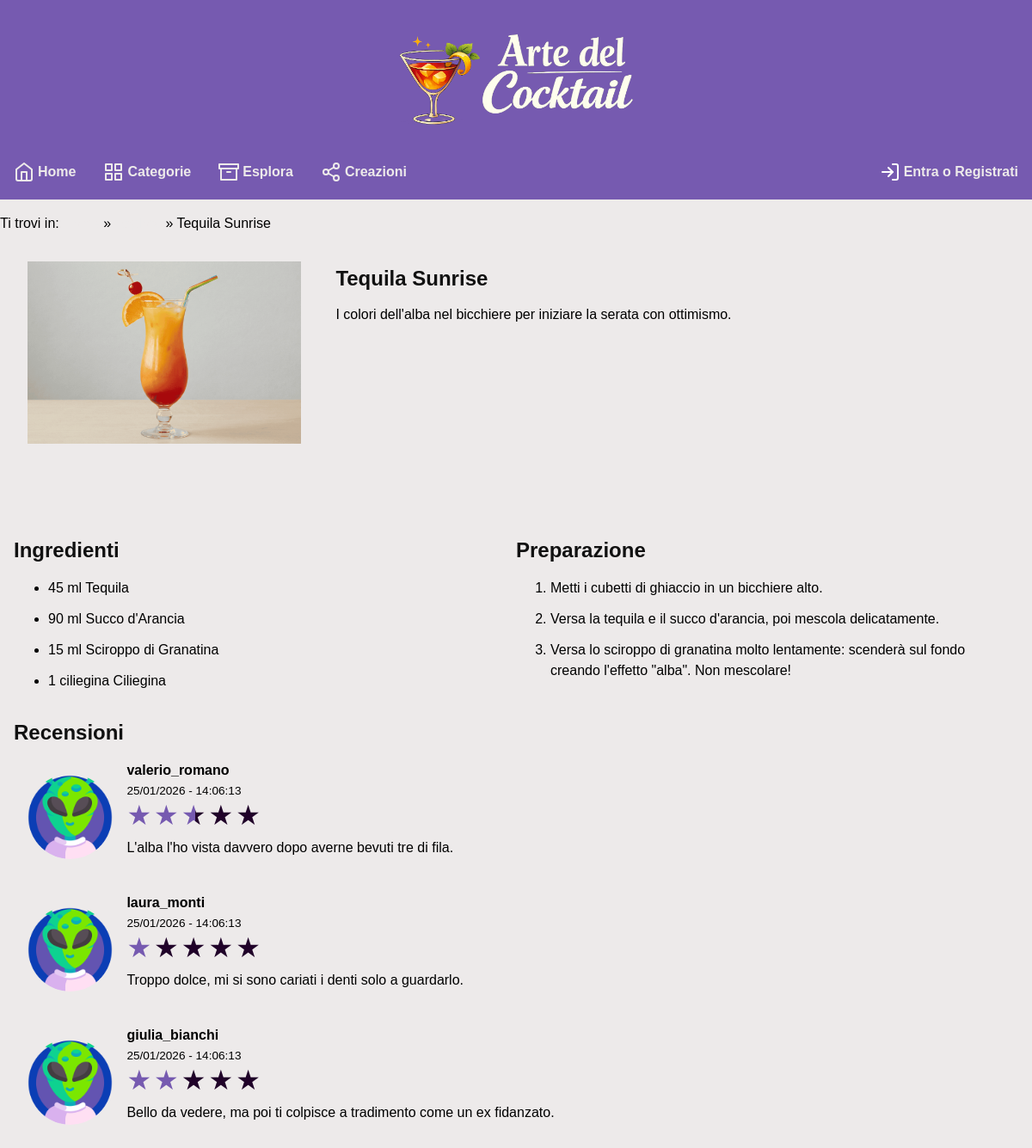
The page /drink.php?id=3 on the database its author committed.
### tables this page shows
CREATE TABLE drinks (
    id INT PRIMARY KEY AUTO_INCREMENT,
    name VARCHAR(100) NOT NULL UNIQUE,
    description TEXT NOT NULL,
    poster VARCHAR(400) NOT NULL,
    creator_id INT NOT NULL REFERENCES users(id) ON DELETE CASCADE,
    category_id INT REFERENCES categories(id) ON DELETE SET NULL,
    created_at TIMESTAMP DEFAULT CURRENT_TIMESTAMP, 
    updated_at TIMESTAMP DEFAULT CURRENT_TIMESTAMP ON UPDATE CURRENT_TIMESTAMP
);

CREATE TABLE ingredients (
    id INT PRIMARY KEY AUTO_INCREMENT,
    name VARCHAR(400) NOT NULL,
    drink_id INT NOT NULL REFERENCES drinks(id) ON DELETE CASCADE,
    quantity VARCHAR(50) NOT NULL,
    created_at TIMESTAMP DEFAULT CURRENT_TIMESTAMP, 
    updated_at TIMESTAMP DEFAULT CURRENT_TIMESTAMP ON UPDATE CURRENT_TIMESTAMP
);

CREATE TABLE steps (
    id INT PRIMARY KEY AUTO_INCREMENT,
    drink_id INT NOT NULL REFERENCES drinks(id) ON DELETE CASCADE,
    num INT NOT NULL,
    description TEXT NOT NULL,
    created_at TIMESTAMP DEFAULT CURRENT_TIMESTAMP, 
    updated_at TIMESTAMP DEFAULT CURRENT_TIMESTAMP ON UPDATE CURRENT_TIMESTAMP
);

### src/db/db.php (called while the page is built, shortened)
<?php
require_once dirname(__FILE__) . "/User.php";
require_once dirname(__FILE__) . "/Drink.php";
require_once dirname(__FILE__) . "/Ingredient.php";
require_once dirname(__FILE__) . "/Step.php";
require_once dirname(__FILE__) . "/Review.php";
$pdo = null;
try {
    $pdo = new PDO(
        "mysql:host=db;port=3306;dbname=progetto",
        "progetto",
        "progetto",
        [PDO::ATTR_ERRMODE => PDO::ERRMODE_EXCEPTION]
    );
} catch (PDOException $e) {
    die("PDO error: " . $e->getMessage());
}
$drinkDao = new PdoDrinkDao($pdo);
$stepDao = new PdoStepDao($pdo);
$ingredientDao = new PdoIngredientDao($pdo);
$reviewDao = new PdoReviewDao($pdo);

### src/db/Drink.php (called while the page is built, shortened)
<?php
require_once dirname(__FILE__) . "/BaseModel.php";
class Drink extends BaseModel
{
    public function __construct(string $name, string $description, string $poster, User $creator, ?float $avgRating, ?Category $category, ?int $id, ?DateTime $created_at, ?DateTime $updated_at)
    {
        $this->name = $name;
        $this->description = $description;
        $this->poster = $poster;
    }
}
class PdoDrinkDao implements DrinkDao
{
    private PDO $pdo;
    public function __construct(PDO $pdo)
    {
        $this->pdo = $pdo;
    }
    private function mapRowToDrink(array $row): Drink
    {
        return new Drink(
            $row["name"],
            $row["description"],
            $row["poster"],
            new User(
                $row["creator__username"],
                $row["creator__email"],
                $row["creator__password"],
                $row["creator__bio"],
                $row["creator__picture"],
                $row["creator__is_admin"] === "1",
                (int) $row["creator__id"],
                new DateTime($row["creator__created_at"]),
                new DateTime($row["creator__updated_at"])
            ),
            $row["avg_rating"] !== null ? (float) $row["avg_rating"] : null,
            $row["category_id"] !== null ? new Category(
                $row["category__name"],
                $row["category__poster"],
                (int) $row["category__id"],
                new DateTime($row["category__created_at"]),
                new DateTime($row["category__updated_at"]),
            ) : null,
            (int) $row["id"],
            new DateTime($row["created_at"]),
            new DateTime($row["updated_at"]),
        );
    }
    public function findById(int $id): ?Drink
    {
        $stmt = $this->pdo->prepare("SELECT D.id AS id, D.name AS name, D.description AS description, D.poster AS poster,
        D.creator_id AS creator_id, D.category_id AS category_id, D.created_at AS created_at,
        D.updated_at AS updated_at,  U.id AS creator__id, U.username AS creator__username, U.email AS creator__email,
        U.password AS creator__password, U.is_admin AS creator__is_admin, U.created_at AS creator__created_at,
        U.picture AS creator__picture, U.bio AS creator__bio,
        U.updated_at AS creator__updated_at, C.id AS category__id, C.name AS category__name, C.poster AS category__poster,
        C.created_at AS category__created_at, C.updated_at AS category__updated_at,
        (SELECT AVG(rate) FROM reviews WHERE drink_id = D.id) AS avg_rating
        FROM drinks D
        JOIN users U ON U.id = D.creator_id
        LEFT JOIN categories C ON C.id = D.category_id
        WHERE D.id = :id");
        $stmt->bindParam("id", $id, PDO::PARAM_INT);
        $stmt->execute();
        if ($stmt->rowCount() === 1) {
            return $this->mapRowToDrink($stmt->fetch(PDO::FETCH_ASSOC));
        } else {
            return null;
        }
    }
}

### src/app/global.php (called while the page is built, shortened)
<?php
require_once dirname(__FILE__) . "/navbar.php";
require_once dirname(__FILE__, 2) . "/db/db.php";
function getTemplate(string $name): string
{
    return file_get_contents(dirname(__FILE__, 2) . "/templates/" . $name . ".html");
}
?>

### src/db/BaseModel.php (called while the page is built, shortened)
<?php
class BaseModel
{
    protected ?int $id;
    protected ?DateTime $updated_at;
    public function __construct(?int $id, ?DateTime $created_at, ?DateTime $updated_at)
    {
        $this->id = $id;
        $this->updated_at = $updated_at;
    }
    public function getId(): ?int
    {
        return $this->id;
    }
    public function getUpdatedAt(): ?DateTime
    {
        return $this->updated_at;
    }
}

### src/db/Ingredient.php (called while the page is built, shortened)
<?php
require_once dirname(__FILE__) . "/BaseModel.php";
class Ingredient extends BaseModel
{
    public function __construct(string $name, string $quantity, int $drinkId, ?int $id, ?DateTime $created_at, ?DateTime $updated_at)
    {
        $this->name = $name;
        $this->quantity = $quantity;
    }
}
class PdoIngredientDao implements IngredientDao
{
    private PDO $pdo;
    public function __construct(PDO $pdo)
    {
        $this->pdo = $pdo;
    }
    private function mapRowToIngredient(array $row): Ingredient
    {
        return new Ingredient(
            $row["name"],
            $row["quantity"],
            (int) $row["drink_id"],
            (int) $row["id"],
            new DateTime($row["created_at"]),
            new DateTime($row["updated_at"]),
        );
    }
    public function getAllForDrink(int $drinkId): array
    {
        $stmt = $this->pdo->prepare("SELECT id, name, quantity, drink_id, created_at, updated_at FROM ingredients WHERE drink_id = :drinkId");
        $stmt->bindParam("drinkId", $drinkId, PDO::PARAM_INT);
        $stmt->execute();
        $ingredients = [];
        foreach ($stmt->fetchAll(PDO::FETCH_ASSOC) as $row) {
            array_push($ingredients, $this->mapRowToIngredient($row));
        }
        return $ingredients;
    }
}

### src/db/Step.php (called while the page is built, shortened)
<?php
require_once dirname(__FILE__) . "/BaseModel.php";
class Step extends BaseModel
{
    public function __construct(int $number, string $description, int $drinkId, ?int $id, ?DateTime $created_at, ?DateTime $updated_at)
    {
        $this->description = $description;
    }
}
class PdoStepDao implements StepDao
{
    private PDO $pdo;
    public function __construct(PDO $pdo)
    {
        $this->pdo = $pdo;
    }
    private function mapRowToStep(array $row): Step
    {
        return new Step(
            $row["num"],
            $row["description"],
            (int) $row["drink_id"],
            (int) $row["id"],
            new DateTime($row["created_at"]),
            new DateTime($row["updated_at"]),
        );
    }
    public function getAllForDrink(int $drinkId): array
    {
        $stmt = $this->pdo->prepare("SELECT id, num, description, drink_id, created_at, updated_at FROM steps
        WHERE drink_id = :id ORDER BY num ASC");
        $stmt->bindParam("id", $drinkId, PDO::PARAM_INT);
        $stmt->execute();
        $steps = [];
        foreach ($stmt->fetchAll(PDO::FETCH_ASSOC) as $row) {
            array_push($steps, $this->mapRowToStep($row));
        }
        return $steps;
    }
}

### src/db/Review.php (called while the page is built, shortened)
<?php
require_once dirname(__FILE__) . "/BaseModel.php";
class Review extends BaseModel
{
    private User $author;
    public function __construct(string $text, int $rate, User $author, int $drinkId, ?int $id, ?DateTime $created_at, ?DateTime $updated_at)
    {
        $this->text = $text;
        $this->rate = $rate;
        $this->author = $author;
    }
    public function getAuthor(): User
    {
        return $this->author;
    }
}
class PdoReviewDao implements ReviewDao
{
    private PDO $pdo;
    public function __construct(PDO $pdo)
    {
        $this->pdo = $pdo;
    }
    private function mapRowToReview(array $row): Review
    {
        return new Review(
            $row["text"],
            (int) $row["rate"],
            new User(
                $row["user__username"],
                $row["user__email"],
                $row["user__password"],
                $row["user__bio"],
                $row["user__picture"],
                $row["user__is_admin"],
                (int) $row["user_id"],
                new DateTime($row["user__created_at"]),
                new DateTime($row["user__updated_at"])
            ),
            (int) $row["drink_id"],
            (int) $row["id"],
            new DateTime($row["created_at"]),
            new DateTime($row["updated_at"]),
        );
    }
    public function getAllForDrink(int $drinkId): array
    {
        $stmt = $this->pdo->prepare("SELECT R.id AS id, R.text AS text, R.rate AS rate,
        R.user_id AS user_id, R.created_at AS created_at, R.updated_at AS updated_at,
        R.drink_id AS drink_id, U.username AS user__username, U.email AS user__email,
        U.password AS user__password, U.is_admin AS user__is_admin,
        U.picture AS user__picture, U.bio AS user__bio,
        U.created_at AS user__created_at, U.updated_at AS user__updated_at
        FROM reviews R JOIN users U ON R.user_id = U.id WHERE R.drink_id = :id
        ORDER BY R.created_at DESC");
        $stmt->bindParam("id", $drinkId, PDO::PARAM_INT);
        $stmt->execute();
        $reviews = [];
        foreach ($stmt->fetchAll(PDO::FETCH_ASSOC) as $row) {
            array_push($reviews, $this->mapRowToReview($row));
        }
        return $reviews;
    }
}

### src/db/User.php (called while the page is built, shortened)
<?php
require_once dirname(__FILE__) . "/BaseModel.php";
class User extends BaseModel
{
    public function __construct(string $username, string $email, string $password, string $bio, ?string $picture, bool $is_admin, ?int $id = null, ?DateTime $created_at = null, ?DateTime $updated_at = null)
    {
        $this->username = $username;
    }
}

### src/drink.php (the view, shortened to what this page needs)
<?php
require_once dirname(__FILE__) . "/app/global.php";
$user = getLoggedUser();
$drink = $drinkDao->findById(intval($_GET["id"]));
$template = getTemplate("layout");
$template = str_replace("[title]", $drink->name . " | Arte del Cocktail", $template);
$template = str_replace("[description]", $drink->description, $template);
$template = str_replace("[keywords]", "drink, cocktails, alcolici, ricette, alcol, bar, ingredienti, come fare", $template);
$template = str_replace("[navbar]", getNavbar("", isset($_SESSION["user_id"])), $template);
$template = str_replace("[breadcrumb]", '<a href="/" lang="en">Home</a> » <a href="/esplora.php">Esplora</a> » ' . $drink->name, $template);
$content = getTemplate("drink");
$error = getPageError(__FILE__);
$content = str_replace(
    "[error]",
    isset($error) ? str_replace("[message]", $error, getTemplate("section_error")) : "",
    $content
);
$content = str_replace("[poster]", $drink->poster, $content);
$content = str_replace("[name]", $drink->name, $content);
$content = str_replace("[description]", $drink->description, $content);
if ($user !== null) {
    $isDrinkUserFavourite = $userDao->hasUserFavouriteDrink($user->getId(), $drink->getId());
    $actionsContent = '<div class="actions">';
    if ($isDrinkUserFavourite) {
        $actionsContent .= '<a href="drink.php?id=' . $drink->getId() . '&action=removeFavourite"
        class="btn btn-icon" id="btnFavourite" aria-label="Rimuovi questo drink dai preferiti" role="button">
            Rimuovi dai preferiti
        </a>';
    } else {
        $actionsContent .= '<a href="drink.php?id=' . $drink->getId() . '&action=addFavourite"
        class="btn btn-icon" id="btnFavourite" aria-label="Aggiungi questo drink ai preferiti" role="button">
            Aggiungi ai preferiti
        </a>';
    }
    if ($user->getId() === $drink->getCreator()->getId()) {
        $actionsContent .= '<a href="modifica-drink.php?id=' . $drink->getId() . '" class="btn btn-icon btn-warning" id="btnEdit"
         role="button" aria-label="Modifica questo drink">Modifica</a>';
        $actionsContent .= '<a href="drink.php?id=' . $drink->getId() . '&action=delete" class="btn btn-icon btn-danger" id="btnDelete"
         role="button" aria-label="Elimina questo drink">
            Elimina
        </a>';
    }
    $actionsContent .= "</div>";
    $content = str_replace("[actions]", $actionsContent, $content);
} else {
    $content = str_replace("[actions]", "", $content);
}
$ingredientsListContent = "";
foreach ($ingredientDao->getAllForDrink($drink->getId()) as $ingredient) {
    $ingredientsListContent .= "<li>" . $ingredient->quantity . " " . $ingredient->name . "</li>\n";
}
$content = str_replace("[ingredients]", $ingredientsListContent, $content);
$stepsListContent = "";
foreach ($stepDao->getAllForDrink($drink->getId()) as $step) {
    $stepsListContent .= "<li>" . $step->description . "</li>\n";
}
$content = str_replace("[steps]", $stepsListContent, $content);
$reviewsContent = "";
foreach ($reviewDao->getAllForDrink($drink->getId()) as $review) {
    $reviewCard = getTemplate("review");
    $reviewCard = str_replace("[rating]", $review->rate / 2.0, $reviewCard);
    $reviewCard = str_replace("[text]", $review->text, $reviewCard);
    $reviewCard = str_replace("[username]", $review->getAuthor()->username, $reviewCard);
    $reviewCard = str_replace("[datetime]", $review->getUpdatedAt()->format("d/m/Y - H:i:s"), $reviewCard);
    $reviewCard = str_replace("[user_icon]", "img/user-icon.png", $reviewCard);
    if (isset($user) && $user->getId() === $review->getAuthor()->getId()) {
        $reviewCard = str_replace("[actions]", '<a href="drink.php?id=' . $drink->getId() . '&action=deleteReview&reviewId=' . $review->getId() . '" class="btn btn-icon btn-danger" id="btnDeleteReview">Elimina</a>', $reviewCard);
    } else {
        $reviewCard = str_replace("[actions]", "", $reviewCard);
    }
    $reviewsContent .= $reviewCard;
}
$content = str_replace("[reviews]", $reviewsContent, $content);
$template = str_replace("[content]", $content, $template);
echo $template;
?>

### rows shown on the page
drinks: name+description "Ti trovi in: » » Tequila Sunrise Tequila Sunrise I colori dell'alba nel bicchiere per iniziare la serata con ottimismo. Ingredienti Preparazione Recensioni valerio_romano 25/01/2026 - 14:06:13 L'alba l'ho vista davvero dopo averne bevuti tre di fila. laura_monti 25/01/2026 - 14:06:13 Troppo dolce, mi si sono cariati i denti solo a guardarlo. giulia_bianchi 25/01/2026 - 14:06:13 Bello da vedere, ma poi ti colpisce a tradimento come un ex fidanzato.", name+description (picture)
ingredients: quantity "45 ml", name "Tequila"
ingredients: quantity "90 ml", name "Succo d'Arancia"
ingredients: quantity "15 ml", name "Sciroppo di Granatina"
ingredients: quantity "1 ciliegina", name "Ciliegina"
steps: description "Metti i cubetti di ghiaccio in un bicchiere alto."
steps: description "Versa la tequila e il succo d'arancia, poi mescola delicatamente."
steps: description "Versa lo sciroppo di granatina molto lentamente: scenderà sul fondo creando l'effetto \"alba\". Non mescolare!"
